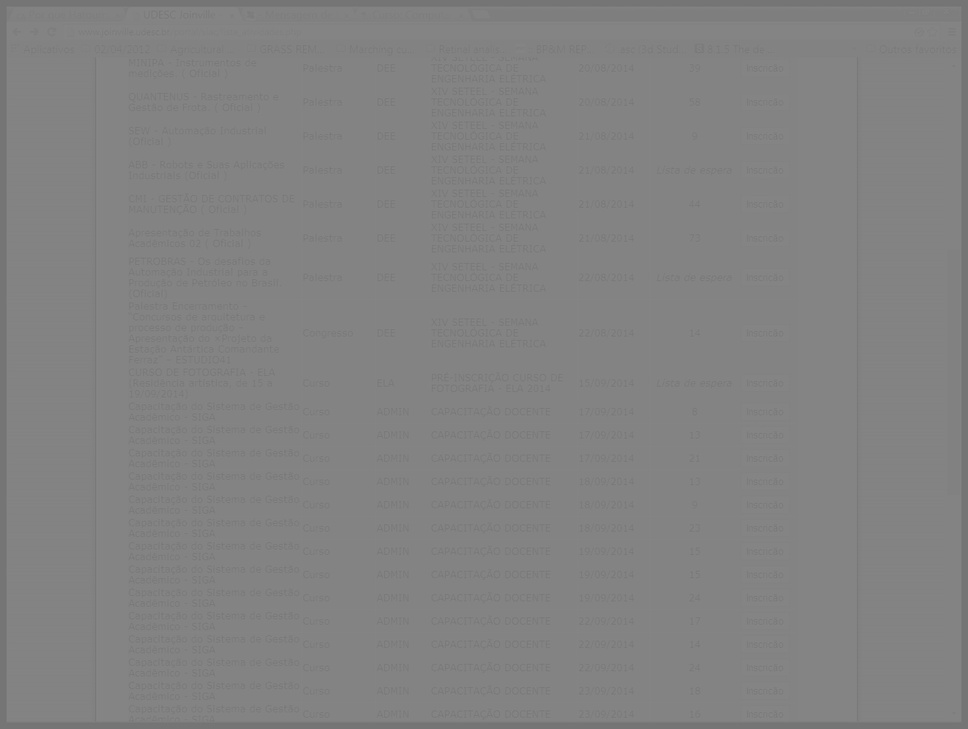
#> input picture Exercicios/T3-AlargamentoContraste/e/img/figuraCinza.jpg, 968 x 729 px, shrunk from 1622 x 1222 before the run
$ python equaliza.py img/figuraCinza.jpg out.png
#> lines starting #> are read from the running program, lines starting #| are printed output that depends on the picture
#> further down, img is the input picture: shape (729, 968); min 114, max 137, mean 130.1
#! coding: UTF-8 !
# Colorizador de imagens cinza
# by: Lucas Litter Mentz

import numpy as np
import cv2
from sys import exit,argv

def remap(c, omin, omax, nmin, nmax):
	nc = (c - omin) * (nmax - nmin) / (omax - omin) + nmin
	return nc

def clamp(v, vmin, vmax):
	if v < vmin:
		return vmin
	if v > vmax:
		return vmax
	return v

def diff(a, b):
	if a >= b:
		return a - b
	if a < b:
		return b - a

def equalizarContraste(img):
	x, y = len(img), len(img[0])
#> x = 729; y = 968
	new_img = np.zeros((x, y, 3), np.uint8)
	# MN é a área da imagem ou quantidade de pixels (x*y)
	MN = float(x*y)
#> MN = 705672
	# L é a profundidade de cor (cinza)
	L = 256

	# TODO: fazer as coisas aqui
	# gerar contagem do histograma
	hist = [0]*L
	for i in img:
		for c in i:
			hist[c] += 1
#> after the loop, hist = 256 values, max 373926 at index 131, min 0 at index 0, mean 2756.5

	# gerar o valor de saida (sk)
	s = [0]*L
	g1 = (L - 1)/MN
#> g1 = 0.000361
	for k in xrange(0, 256):
		g2 = 0
		for j in range(0, k+1):
			g2 += hist[j]
		s[k] = int(round(g1 * g2))
#> after the loop, s = 256 values from 0 to 255

	print(s)
#> (printed output is left out)

	# reaplicar os valores para cada pixel usando s[k]
	for j in xrange(y):
		for i in xrange(x):
			new_img[i, j] = [s[img[i, j]]]*3
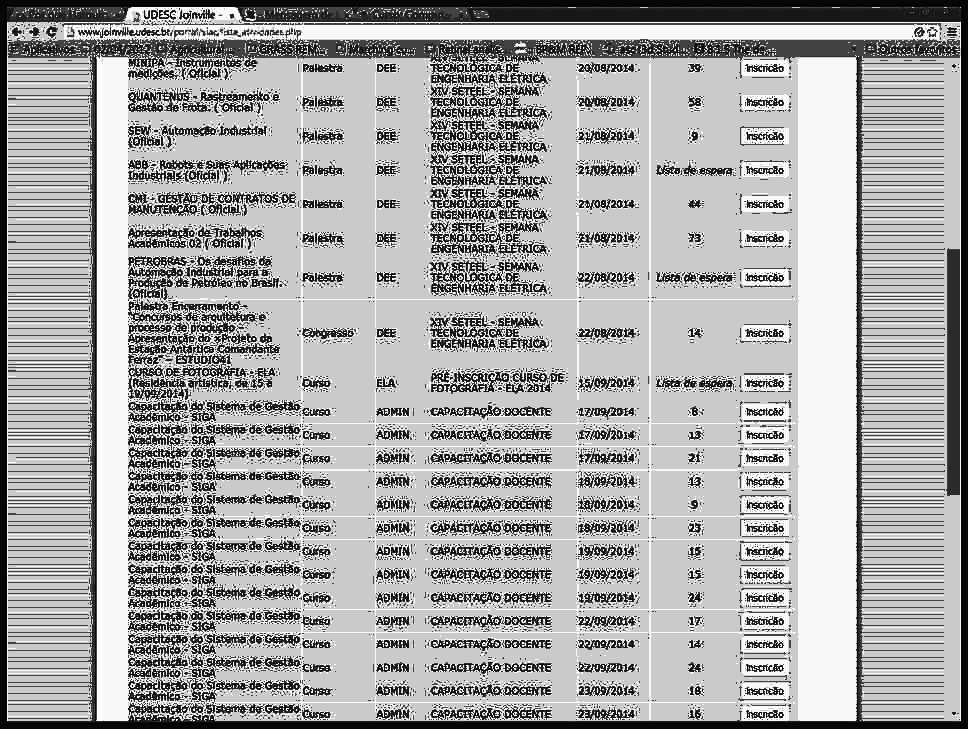
#> new_img: shape (729, 968, 3); min 0, max 255, mean 169.2

	return new_img


if __name__ == '__main__':
	x, y, l = 10, 10, 0
	path = 'garbage'
	outpath = 'newGarbage'


	''' Ler variaveis da linha de comando '''
	if len(argv) >= 3:
		path = argv[1]
		outpath = argv[2]
	else:
		print("Uso: python %s <caminho da imagem>\n"
			  "---- O programa gera um arquivo de saida "
			  "(<caminho da imagem>_eq.png) no diretorio atual."
			  % argv[0])
		exit(1)

	img = cv2.imread(path, 0)
	nimg = equalizarContraste(img)

	cv2.imwrite(outpath, nimg)
